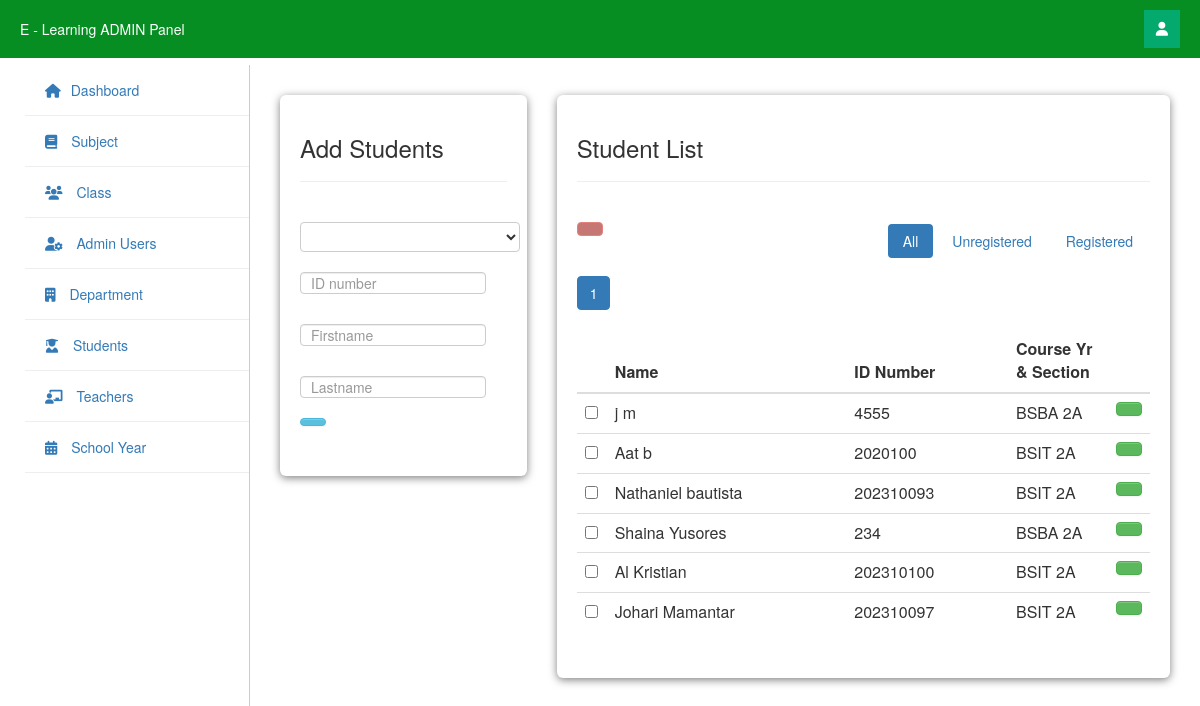
The app's page /php/admin/students.php (signed in) with its own data.
### tables this page shows
CREATE TABLE `student` (
  `student_id` int(11) NOT NULL,
  `firstname` varchar(255) NOT NULL,
  `lastname` varchar(255) NOT NULL,
  `class_id` int(11) NOT NULL,
  `username` varchar(255) NOT NULL,
  `password` varchar(255) NOT NULL,
  `location` varchar(255) NOT NULL,
  `status` varchar(255) NOT NULL
);

CREATE TABLE `class` (
  `class_id` int(11) NOT NULL,
  `class_name` varchar(255) NOT NULL
);

### php/admin/students.php (the view, shortened to what this page needs)
<?php include "navbar.php" ?>
<?php include "sidebar.php" ?>
<html>
<body class="column_style">
    <div class="main">
        <div class="card1">
            <h3>Add Students</h3>
            <hr>
            <br>
            <div class="stats-grid">
                <form id="add_student" method="post" action="save_student.php">
                    <div class="control-group">
                        <div class="controls">
                            <select name="class_id" class="" required>
                                <option></option>
                                <?php
                                $cys_query = mysqli_query($conn, "select * from class order by class_name");
                                while ($cys_row = mysqli_fetch_array($cys_query)) {
                                    ?>
                                    <option value="<?php echo $cys_row['class_id']; ?>">
                                    </option>
                                <?php } ?>
                            </select>
                        </div>
                    </div>
                    <div class="control-group">
                        <div class="controls">
                            <input name="un" class="input focused" id="focusedInput" type="text" placeholder="ID number"
                                required>
                        </div>
                    </div>
                    <div class="control-group">
                        <div class="controls">
                            <input name="fn" class="input focused" id="focusedInput" type="text" placeholder="Firstname"
                                required>
                        </div>
                    </div>
                    <div class="control-group">
                        <div class="controls">
                            <input name="ln" class="input focused" id="focusedInput" type="text" placeholder="Lastname"
                                required>
                        </div>
                    </div>
                    <div class="control-group">
                        <div class="controls">
                            <button name="save" class="btn btn-info"></button>
                        </div>
                    </div>
                </form>
            </div>
        </div>
        <div class="card2">
            <h3>Student List</h3>
            <hr>
            <br>
            <div class="stats-grid">
                <?php include('dbcon.php'); ?>
                <form action="delete_student.php" method="post">
                    <a data-toggle="modal" href="#student_delete" id="deleteBtn" class="btn btn-danger"
                        name=""><ion-icon name="trash-outline"></ion-icon></a>
                    <table cellpadding="0" cellspacing="0" border="0" class="table" id="example">
                        <div class="pull-right">
                            <ul class="nav nav-pills">
                                <li class="active">
                                    <a href="students.php">All</a>
                                </li>
                                <li class="">
                                    <a href="students_unreg.php">Unregistered</a>
                                </li>
                                <li class="">
                                    <a href="students_reg.php">Registered</a>
                                </li>
                            </ul>
                        </div>
                        <thead>
                            <tr>
                                <th></th>
                                <th>Name</th>
                                <th>ID Number</th>
                                <th>Course Yr & Section</th>
                                <th></th>
                            </tr>
                        </thead>
                        <tbody>
                            <?php
                            $limit = 10;
                            $page = isset($_GET['page']) ? (int) $_GET['page'] : 1;
                            $start = ($page - 1) * $limit;
                            $query = mysqli_query($conn, "SELECT student.*, class.class_name FROM student LEFT JOIN class ON student.class_id = class.class_id ORDER BY student.student_id DESC LIMIT $start, $limit");
                            $result = mysqli_query($conn, "SELECT COUNT(student_id) AS total FROM student");
                            $row = mysqli_fetch_assoc($result);
                            $total = $row['total'];
                            $pages = ceil($total / $limit);
                            ?>
                            <?php while ($row = mysqli_fetch_array($query)) {
                                $id = $row['student_id']; ?>
                                <tr>
                                    <td width="30">
                                        <input class="student-checkbox" name="selector[]" type="checkbox"
                                            value="<?php echo $id; ?>">
                                    </td>
                                    <td><?php echo $row['firstname'] . " " . $row['lastname']; ?></td>
                                    <td><?php echo $row['username']; ?></td>
                                    <td width="100"><?php echo $row['class_name']; ?></td>
                                    <td width="30">
                                        <a href="edit_student.php<?php echo '?id=' . $id; ?>" class="btn btn-success">
                                        </a>
                                    </td>
                                </tr>
                            <?php } ?>
                            <div style="margin-top: 20px;">
                                <nav>
                                    <ul class="pagination">
                                        <?php for ($i = 1; $i <= $pages; $i++): ?>
                                            <li <?php if ($i == $page)
                                                echo 'class="active"'; ?>>
                                                <a href="?page=<?php echo $i; ?>"><?php echo $i; ?></a>
                                            </li>
                                        <?php endfor; ?>
                                    </ul>
                                </nav>
                            </div>
                        </tbody>
                    </table>
                </form>
            </div>
        </div>
    </div>
</body>
</html>

### php/admin/assets/datatables.css (style rules this page uses)
table.table { clear: both; margin-bottom: 6px !important; max-width: none !important; }

### php/admin/assets/style.css (style rules this page uses)
* { margin: 0; padding: 0; box-sizing: border-box; }
.controls .btn { height: 30px; width: 50px; }

### php/admin/assets/dashboard_style.css (style rules this page uses)
* { box-sizing: border-box; margin: 0; padding: 0; }
body { font-family: Arial, sans-serif; background: #f5f5f5; padding-top: 65px; }
.main { margin-left: 250px; padding: 30px; }
.stats-grid { display: grid; grid-template-columns: repeat(auto-fit, minmax(180px, 1fr)); gap: 20px; }
.column_style .main { display: flex; flex-direction: row; margin-left: 250px; padding: 30px; }
.column_style .card1 { background: rgb(255, 255, 255); padding: 20px; border-radius: 6px; box-shadow: 0 2px 8px rgba(0, 0, 0, 0.5); width: 350px; height: fit-content; }
.column_style .card2 { background: rgb(255, 255, 255); padding: 20px; border-radius: 6px; box-shadow: 0 2px 8px rgba(0, 0, 0, 0.5); width: 900px; height: auto; margin-left: 30px; }
.column_style .stats-grid { display: grid; grid-template-columns: repeat(auto-fit, minmax(180px, 1fr)); gap: 20px; }
a { color: #0060b6; text-decoration: none; }
input[type="text"], input[type="password"] { width: 90%; padding: 10px; margin: 10px 0; }

### php/admin/sidebar.php (style rules this page uses)
a { text-decoration: none; }

### records on screen
student: firstname "j", lastname "m", username "4555", class.class_name "BSBA 2A"
student: firstname "Aat", lastname "b", username "2020100", class.class_name "BSIT 2A"
student: firstname "Nathaniel", lastname "bautista", username "202310093", class.class_name "BSIT 2A"
student: firstname "Shaina", lastname "Yusores", username "234", class.class_name "BSBA 2A"
student: firstname "Al", lastname "Kristian", username "202310100", class.class_name "BSIT 2A"
student: firstname "Johari", lastname "Mamantar", username "202310097", class.class_name "BSIT 2A"
